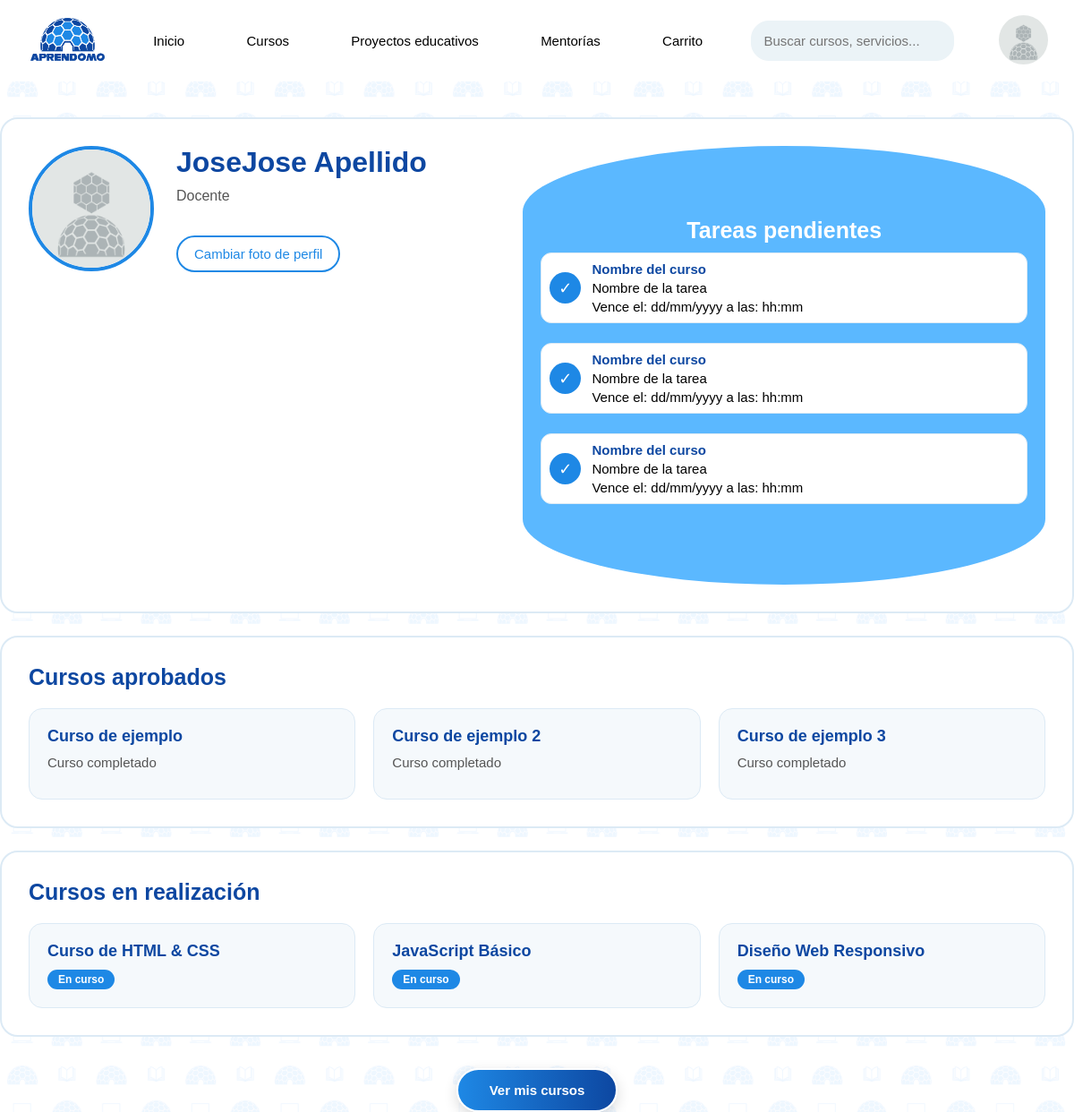
The app's page /PHP/perfil.php (signed in) with its own data.
### tables this page shows
CREATE TABLE usuarios (
ID_Usuario INT(11) NOT NULL AUTO_INCREMENT,
Nombre VARCHAR(20) DEFAULT NULL,
Apellido VARCHAR(20) DEFAULT NULL,
Cedula INT(11) NOT NULL,
Fecha_De_Nacimiento DATE NOT NULL,
Correo VARCHAR(50) DEFAULT NULL,
Contrasenia VARCHAR(255) NOT NULL,
Telefono INT(11) NOT NULL,
Genero VARCHAR(20) NOT NULL,
Rol VARCHAR(20) NOT NULL,
Foto_Perfil VARCHAR(255) DEFAULT NULL,
token_recuperacion VARCHAR(255) DEFAULT NULL,
token_expiracion DATETIME DEFAULT NULL,
PRIMARY KEY (ID_Usuario),
UNIQUE KEY Correo (Correo)
);

### PHP/perfil.php (the view, shortened to what this page needs)
<?php
require_once '../PHP conexiones/conexion.php';
?>
<!DOCTYPE html>
<html lang="es">
<head>
    <link rel="stylesheet" href="../CSS/animaciones.css">
    <link rel="stylesheet" href="../CSS/estilo.css">
</head>
<body>
<?php include 'menu.php'; ?>
<main class="perfilMain">
    <section class="perfilUsuario">
        <div class="fotoPerfil">
            <?php if (!empty($usuario['Foto_Perfil'])): ?>
                <img src="../IMG/perfiles/<?php echo htmlspecialchars($usuario['Foto_Perfil']); ?>" alt="Foto de perfil">
            <?php else: ?>
                <img src="../IMG/aprendomoUser.jpg" alt="Foto de perfil">
            <?php endif; ?>
        </div>
        <div class="nombreYApaellidoUsuario">
            <h1><?php echo $usuario['Nombre'] . " " . $usuario['Apellido']; ?></h1>
            <p class="rolUsuario"><?php echo $usuario['Rol']; ?></p>
    <form action="../PHP conexiones/guardarFoto.php" method="POST" enctype="multipart/form-data">
        <label for="fotoPerfil" class="editarPerfil">
            Cambiar foto de perfil
        </label>
    </form>
</div>
        <div class="tareasPendientes">
            <h2>Tareas pendientes</h2>
            <div class="listaTareas">
                <div class="tareaPendiente">
                    <span>✓</span>
                    <div>
                        <h3>Nombre del curso</h3>
                        <p>Nombre de la tarea</p>
                        <small>Vence el: dd/mm/yyyy a las: hh:mm</small>
                    </div>
                </div>
                <div class="tareaPendiente">
                    <span>✓</span>
                    <div>
                        <h3>Nombre del curso</h3>
                        <p>Nombre de la tarea</p>
                        <small>Vence el: dd/mm/yyyy a las: hh:mm</small>
                    </div>
                </div>
                <div class="tareaPendiente">
                    <span>✓</span>
                    <div>
                        <h3>Nombre del curso</h3>
                        <p>Nombre de la tarea</p>
                        <small>Vence el: dd/mm/yyyy a las: hh:mm</small>
                    </div>
                </div>
            </div>
        </div>
    </section>
    <section class="cursosPerfil">
        <h2>Cursos aprobados</h2>
        <div class="listaCursosPerfil">
            <div class="cursoPerfil">
                <h3>Curso de ejemplo</h3>
                <p>Curso completado</p>
            </div>
            <div class="cursoPerfil">
                <h3>Curso de ejemplo 2</h3>
                <p>Curso completado</p>
            </div>
            <div class="cursoPerfil">
                <h3>Curso de ejemplo 3</h3>
                <p>Curso completado</p>
            </div>
        </div>
    </section>
    <section class="cursosPerfil">
        <h2>Cursos en realización</h2>
        <div class="listaCursosPerfil">
            <div class="cursoPerfil">
                <h3>Curso de HTML & CSS</h3>
                <span class="nivelCurso">En curso</span>
            </div>
            <div class="cursoPerfil">
                <h3>JavaScript Básico</h3>
                <span class="nivelCurso">En curso</span>
            </div>
            <div class="cursoPerfil">
                <h3>Diseño Web Responsivo</h3>
                <span class="nivelCurso">En curso</span>
            </div>
        </div>
    </section>
    <section class="botonMisCursos">
        <a href="miscursos.php">Ver mis cursos</a>
    </section>
</main>
</body>
</html>

### CSS/estilo.css (style rules this page uses)
* { font-family: Ubuntu, sans-serif; font-size: 15px; padding: 0; margin: 0; box-sizing: border-box; }
body { min-height: 100vh; margin: 0; background-image: url("../IMG/background2.png"); background-size: 700px; background-repeat: repeat; background-position: top left; background-attachment: fixed; }
html { height: 100%; }
label { display: block; margin-top: 15px; margin-bottom: 5px; }
.perfilMain { width: 100%; max-width: 1200px; margin: 40px auto; }
.perfilUsuario { display: flex; align-items: flex-start; background-color: white; border: 2px solid #dceaf5; border-radius: 20px; padding: 30px; gap: 25px; transition: all 300ms ease; }
.fotoPerfil img { width: 140px; height: 140px; object-fit: cover; border-radius: 50%; border: 4px solid #1e88e5; transition: all 300ms ease; }
.nombreYApaellidoUsuario { flex: 1; }
.nombreYApaellidoUsuario h1 { text-align: left; padding: 0; margin: 0 0 10px 0; font-size: 32px; color: #0d47a1; }
.rolUsuario { color: #555; font-size: 16px; margin-bottom: 20px; }
.editarPerfil { display: inline-block; color: #1e88e5; border: 2px solid #1e88e5; border-radius: 50px; background-color: white; padding: 10px 18px; text-decoration: none; transition: all 300ms ease; }
.tareasPendientes { flex: 1.5; background-color: #5bb8ff; border-radius: 50%/15%; corner-shape: bevel; padding: 80px 20px; }
.tareasPendientes h2 { color: white; font-size: 25px; margin-bottom: 10px; text-align: center; font-weight: bold; }
.listaTareas { display: flex; flex-direction: column; gap: 12px; }
.tareaPendiente { display: flex; align-items: center; gap: 12px; padding: 9px; margin-bottom: 10px; background-color: white; border: 1px solid #dceaf5; border-radius: 12px; transition: all 300ms ease; }
.tareaPendiente span { display: flex; justify-content: center; align-items: center; min-width: 35px; height: 35px; background-color: #1e88e5; color: white; border-radius: 50%; font-size: 18px; }
.tareaPendiente h3 { color: #0d47a1; font-size: 15px; margin-bottom: 4px; }
.tareaPendiente p { margin-bottom: 4px; }
.cursosPerfil { background-color: white; border: 2px solid #dceaf5; border-radius: 20px; padding: 30px; margin-top: 25px; transition: all 300ms ease; }
.cursosPerfil h2 { color: #0d47a1; font-size: 25px; text-align: left; padding: 0; margin: 0 0 20px 0; }
.listaCursosPerfil { display: grid; grid-template-columns: repeat(3, 1fr); gap: 20px; }
.cursoPerfil { background-color: #f5f9fc; border: 1px solid #dceaf5; border-radius: 15px; padding: 20px; transition: all 300ms ease; }
.cursoPerfil h3 { color: #0d47a1; font-size: 18px; margin-bottom: 10px; }
.cursoPerfil p { color: #555; margin-bottom: 12px; }
.nivelCurso { display: inline-block; background-color: #1e88e5; color: white; padding: 4px 12px; border-radius: 20px; font-size: 12px; font-weight: bold; }
.botonMisCursos { display: flex; justify-content: center; margin: 35px 0; }
.botonMisCursos a { display: inline-block; color: white; background: linear-gradient(to right, #1e88e5, #0d47a1); padding: 14px 35px; border-radius: 50px; text-decoration: none; font-weight: bold; border: 2px solid white; box-shadow: 0 5px 15px rgba(0, 0, 0, 0.15); transition: all 300ms ease; }

### records on screen
usuarios: Nombre "JoseJose", Apellido "Apellido", Rol "Docente"
